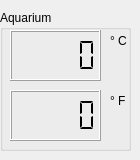
   <widget class="QWidget" name="Home_tab">
    <attribute name="title">
     <string>Home</string>
    </attribute>
    <widget class="QGroupBox" name="groupBox_7">
     <property name="geometry">
      <rect>
       <x>0</x>
       <y>10</y>
       <width>131</width>
       <height>141</height>
      </rect>
     </property>
     <property name="title">
      <string>Aquarium</string>
     </property>
     <widget class="QLCDNumber" name="tank_display_c">
      <property name="geometry">
       <rect>
        <x>10</x>
        <y>20</y>
        <width>91</width>
        <height>51</height>
       </rect>
      </property>
      <property name="segmentStyle">
       <enum>QLCDNumber::Flat</enum>
      </property>
     </widget>
     <widget class="QLabel" name="label_19">
      <property name="geometry">
       <rect>
        <x>110</x>
        <y>80</y>
        <width>21</width>
        <height>21</height>
       </rect>
      </property>
      <property name="text">
       <string>° F</string>
      </property>
     </widget>
     <widget class="QLCDNumber" name="tank_display_f">
      <property name="geometry">
       <rect>
        <x>10</x>
        <y>80</y>
        <width>91</width>
        <height>51</height>
       </rect>
      </property>
      <property name="segmentStyle">
       <enum>QLCDNumber::Flat</enum>
      </property>
     </widget>
     <widget class="QLabel" name="label_20">
      <property name="geometry">
       <rect>
        <x>110</x>
        <y>20</y>
        <width>21</width>
        <height>21</height>
       </rect>
      </property>
      <property name="text">
       <string>° C</string>
      </property>
     </widget>
    </widget>
   </widget>
